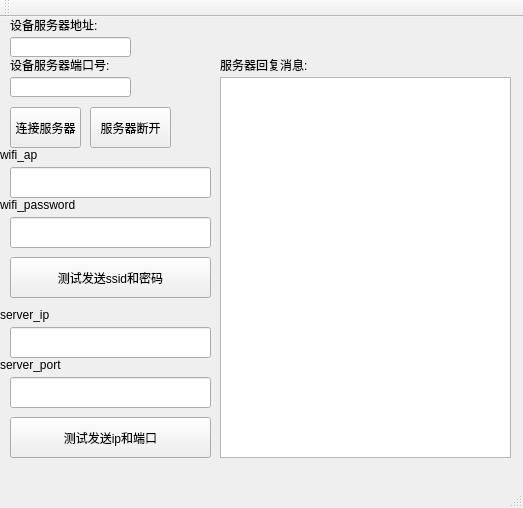
<?xml version="1.0" encoding="UTF-8"?>
<ui version="4.0">
 <class>MainWindow</class>
 <widget class="QMainWindow" name="MainWindow">
  <property name="geometry">
   <rect>
    <x>0</x>
    <y>0</y>
    <width>523</width>
    <height>508</height>
   </rect>
  </property>
  <property name="windowTitle">
   <string>MainWindow</string>
  </property>
  <widget class="QWidget" name="centralWidget">
   <widget class="QLineEdit" name="server_addr">
    <property name="geometry">
     <rect>
      <x>10</x>
      <y>20</y>
      <width>121</width>
      <height>20</height>
     </rect>
    </property>
   </widget>
   <widget class="QLineEdit" name="server_port">
    <property name="geometry">
     <rect>
      <x>10</x>
      <y>60</y>
      <width>121</width>
      <height>20</height>
     </rect>
    </property>
   </widget>
   <widget class="QLabel" name="label_5">
    <property name="geometry">
     <rect>
      <x>10</x>
      <y>0</y>
      <width>91</width>
      <height>16</height>
     </rect>
    </property>
    <property name="text">
     <string>设备服务器地址:</string>
    </property>
   </widget>
   <widget class="QLabel" name="label_6">
    <property name="geometry">
     <rect>
      <x>10</x>
      <y>40</y>
      <width>101</width>
      <height>16</height>
     </rect>
    </property>
    <property name="text">
     <string>设备服务器端口号:</string>
    </property>
   </widget>
   <widget class="QPushButton" name="Connect_server">
    <property name="geometry">
     <rect>
      <x>10</x>
      <y>90</y>
      <width>71</width>
      <height>41</height>
     </rect>
    </property>
    <property name="text">
     <string>连接服务器</string>
    </property>
   </widget>
   <widget class="QTextBrowser" name="textBrowser">
    <property name="geometry">
     <rect>
      <x>220</x>
      <y>60</y>
      <width>291</width>
      <height>381</height>
     </rect>
    </property>
   </widget>
   <widget class="QLabel" name="label_7">
    <property name="geometry">
     <rect>
      <x>220</x>
      <y>40</y>
      <width>101</width>
      <height>16</height>
     </rect>
    </property>
    <property name="text">
     <string>服务器回复消息:</string>
    </property>
   </widget>
   <widget class="QPushButton" name="SEND_SSID_AND_PASSWORD">
    <property name="geometry">
     <rect>
      <x>10</x>
      <y>240</y>
      <width>201</width>
      <height>41</height>
     </rect>
    </property>
    <property name="text">
     <string>测试发送ssid和密码</string>
    </property>
   </widget>
   <widget class="QPushButton" name="SEND_SERVER_IP_AND_PORT">
    <property name="geometry">
     <rect>
      <x>10</x>
      <y>400</y>
      <width>201</width>
      <height>41</height>
     </rect>
    </property>
    <property name="text">
     <string>测试发送ip和端口</string>
    </property>
   </widget>
   <widget class="QLineEdit" name="input_ap">
    <property name="geometry">
     <rect>
      <x>10</x>
      <y>150</y>
      <width>201</width>
      <height>31</height>
     </rect>
    </property>
   </widget>
   <widget class="QLineEdit" name="input_server_ip">
    <property name="geometry">
     <rect>
      <x>10</x>
      <y>310</y>
      <width>201</width>
      <height>31</height>
     </rect>
    </property>
   </widget>
   <widget class="QLabel" name="label_8">
    <property name="geometry">
     <rect>
      <x>0</x>
      <y>130</y>
      <width>91</width>
      <height>16</height>
     </rect>
    </property>
    <property name="text">
     <string>wifi_ap</string>
    </property>
   </widget>
   <widget class="QLabel" name="label_9">
    <property name="geometry">
     <rect>
      <x>0</x>
      <y>180</y>
      <width>91</width>
      <height>16</height>
     </rect>
    </property>
    <property name="text">
     <string>wifi_password</string>
    </property>
   </widget>
   <widget class="QLineEdit" name="input_ap_password">
    <property name="geometry">
     <rect>
      <x>10</x>
      <y>200</y>
      <width>201</width>
      <height>31</height>
     </rect>
    </property>
   </widget>
   <widget class="QLabel" name="label_10">
    <property name="geometry">
     <rect>
      <x>0</x>
      <y>290</y>
      <width>91</width>
      <height>16</height>
     </rect>
    </property>
    <property name="text">
     <string>server_ip</string>
    </property>
   </widget>
   <widget class="QLabel" name="label_11">
    <property name="geometry">
     <rect>
      <x>0</x>
      <y>340</y>
      <width>91</width>
      <height>16</height>
     </rect>
    </property>
    <property name="text">
     <string>server_port</string>
    </property>
   </widget>
   <widget class="QLineEdit" name="input_server_port">
    <property name="geometry">
     <rect>
      <x>10</x>
      <y>360</y>
      <width>201</width>
      <height>31</height>
     </rect>
    </property>
   </widget>
   <widget class="QPushButton" name="Disconnect_server">
    <property name="geometry">
     <rect>
      <x>90</x>
      <y>90</y>
      <width>81</width>
      <height>41</height>
     </rect>
    </property>
    <property name="text">
     <string>服务器断开</string>
    </property>
   </widget>
   <zorder>server_addr</zorder>
   <zorder>server_port</zorder>
   <zorder>label_5</zorder>
   <zorder>label_6</zorder>
   <zorder>Connect_server</zorder>
   <zorder>textBrowser</zorder>
   <zorder>label_7</zorder>
   <zorder>SEND_SERVER_IP_AND_PORT</zorder>
   <zorder>SEND_SSID_AND_PASSWORD</zorder>
   <zorder>input_ap</zorder>
   <zorder>input_server_ip</zorder>
   <zorder>label_8</zorder>
   <zorder>label_9</zorder>
   <zorder>input_ap_password</zorder>
   <zorder>label_10</zorder>
   <zorder>label_11</zorder>
   <zorder>input_server_port</zorder>
   <zorder>Disconnect_server</zorder>
  </widget>
  <widget class="QMenuBar" name="menuBar">
   <property name="geometry">
    <rect>
     <x>0</x>
     <y>0</y>
     <width>523</width>
     <height>23</height>
    </rect>
   </property>
  </widget>
  <widget class="QToolBar" name="mainToolBar">
   <attribute name="toolBarArea">
    <enum>TopToolBarArea</enum>
   </attribute>
   <attribute name="toolBarBreak">
    <bool>false</bool>
   </attribute>
  </widget>
  <widget class="QStatusBar" name="statusBar"/>
 </widget>
 <layoutdefault spacing="6" margin="11"/>
 <resources/>
 <connections/>
</ui>
